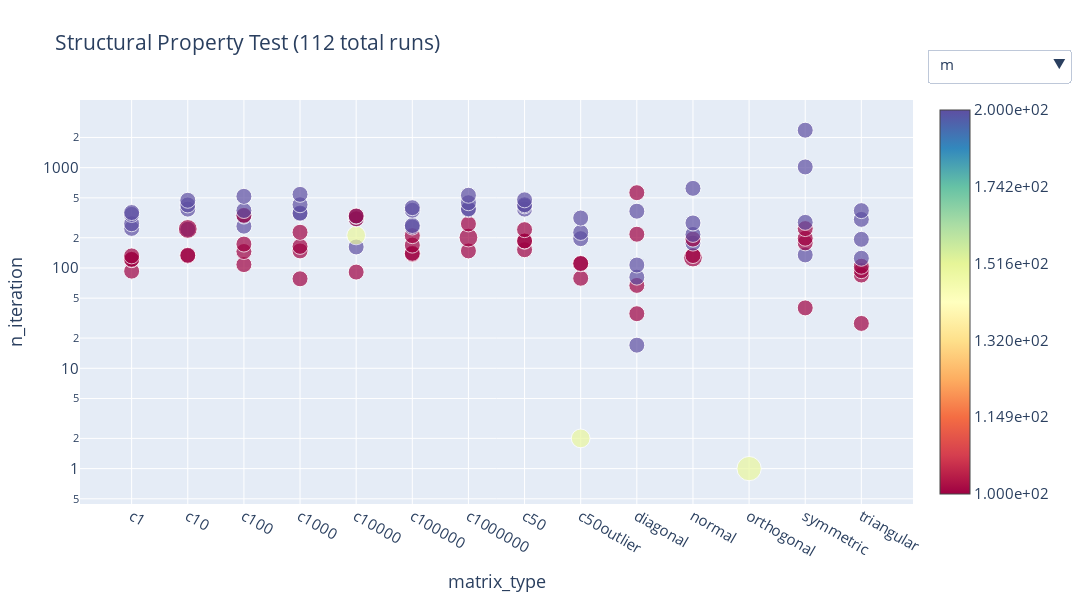

The notebook cell saved with this chart:
### Code cell
x = 'matrix_type'
y = 'n_iteration'
logscale = (False, True)

fig = plot_agg_global_df(x=x, y=y, remove_outliers=remove_outliers, dataframe_path=df_path,
                         filter=filter, new_col=new_col, remove_col=remove_col,
                         logscale=logscale, title=title, font_size = font_size
                   )
fig.write_html('./data/plots/' + title.replace(' ', '_').lower() + '_' + str(next(counter)) + '.html')
fig.show()
